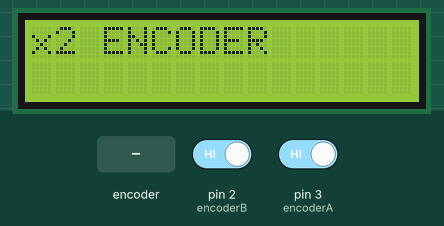
A sketch run on a simulated Arduino Uno, built with avr-gcc and run on an emulated ATmega328P. Parts: 16×2 character LCD. The inputs (shaded band) are chosen by the test bench; at power-on: pin 2 (encoderB) HIGH, pin 3 (encoderA) HIGH. What the sketch prints to the serial monitor is not drawn.

Above: at 2.2 s.
2.3 s: pin 2 (encoderB) driven LOW
At 2.7 s:
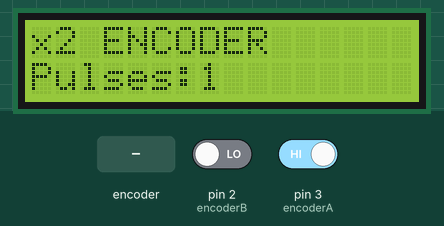
3.8 s: rotary encoder on pin 3 (encoderA) / pin 2 (encoderB) turned 3 steps (first pin leading)
At 5.5 s:
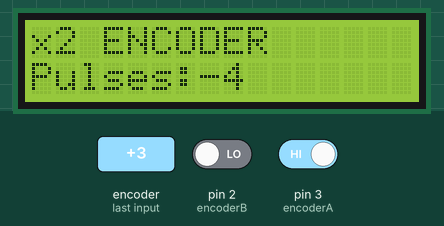
5.9 s: rotary encoder on pin 3 (encoderA) / pin 2 (encoderB) turned 1 step (first pin leading)
At 6.9 s:
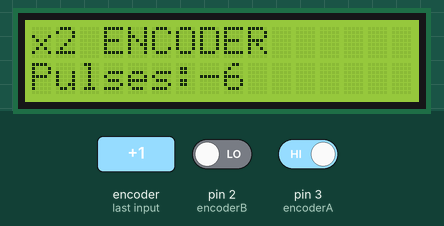
7.6 s: rotary encoder on pin 3 (encoderA) / pin 2 (encoderB) turned 1 step (first pin leading)
At 7.63 s:
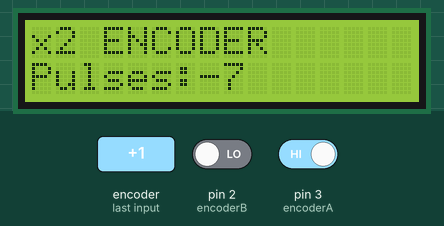
Timing chart, 0 to 10.3 s (numbered marks = the images above; inputs shaded):
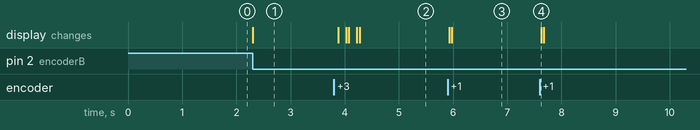

The sketch:

Encoder_x2.ino
```cpp
#include<SoftwareSerial.h>
#include<LiquidCrystal.h>
LiquidCrystal lcd(8, 9, 4, 5, 6, 7);
int  adc_key_val[5] = {30, 150, 360, 535, 760 };
word lcd_key_input;
byte keyVal = 0;
unsigned int key = -1;
int NUM_KEYS = 5;
int pulses;                              //Output pulses.
int deg = 0;
int encoderA = 3;
int encoderB = 2;
const int pwm = 6;                      //Power of motor.
const int dir1 = 4;                       //Direction of the motor.
const int dir2 = 5;                       //Direction of the motor.
int pulsesChanged = 0;
#define total 490                        //x2 pulses per rotation.
#define motorSpeed 180                   //Change speed of the motor.

void setup() {
  lcd.begin(16, 2);
  Serial.begin(115200);
  pinMode(pwm, OUTPUT);
  pinMode(dir1, OUTPUT);
  pinMode(dir2, OUTPUT);
  analogWrite(pwm,0);
  digitalWrite(dir1,HIGH);
  digitalWrite(dir2,LOW);
  pinMode(encoderA, INPUT);
  pinMode(encoderB, INPUT);
  lcd.setCursor(0, 0);
  lcd.print("x2 ENCODER"); lcd.print("     ");
  delay(1000);
  waitAnyKeyPress();                       //Wait till lcd key pressed.
  attachInterrupt(0, A_CHANGE, CHANGE);


}//setup

void loop() {
  if (pulses == total) {
    analogWrite(pwm, 0);
    digitalWrite(dir1, HIGH);
    digitalWrite(dir2, LOW);
  }
  else {
    if (pulses > total) {
      analogWrite(pwm, motorSpeed);
      digitalWrite(dir1, LOW);
      digitalWrite(dir2, HIGH);
    }
    else if (pulses < total) {
      analogWrite(pwm, motorSpeed);
      digitalWrite(dir1, HIGH);
      digitalWrite(dir2, LOW);
    }
  }

  if (pulsesChanged != 0) {
    pulsesChanged = 0;
    lcd.setCursor(0, 1);
    lcd.print("Pulses:"); lcd.print(pulses); lcd.print("      ");
    Serial.println(pulses);
  }


}

void A_CHANGE() {                                     //Interrupt function to read the x2 pulses of the encoder.
  if ( digitalRead(encoderB) == 0 ) {
    if ( digitalRead(encoderA) == 0 ) {
      // A fell, B is low
      pulses--; // Moving forward
    } else {
      // A rose, B is high
      pulses++; // Moving reverse
    }
  } else {
    if ( digitalRead(encoderA) == 0 ) {


      pulses++; // Moving reverse
    } else {
      // A rose, B is low
      pulses--; // Moving forward
    }
  }
  pulsesChanged = 1;
}

void waitAnyKeyPress(void)                          //Function that delay until any button of LCD pressed.
{
  while (1)
  {
    lcd_key_input = analogRead(0);
    int key = get_key(lcd_key_input);
    if (key != -1)
      break;
  }
}

int get_key(unsigned int input)                     //Function to recognize the LCD button.
{
  int k;

  for (k = 0; k < NUM_KEYS; k++)
  {
    if (input < adc_key_val[k])
    {

      return k;
    }
  }

  if (k >= NUM_KEYS)
    k = -1;     // No valid key pressed

  return k;
}
```

Measured:
- after the input at 2.3 s, the display: changes at once (image 1)
- after the input at 3.8 s, the display: first changes after 0.08 s (image 2 shows a later state)
- after the input at 5.9 s, the display: first changes at once (image 3 shows a later state)
- after the input at 7.6 s, the display: changes at once (image 4)
